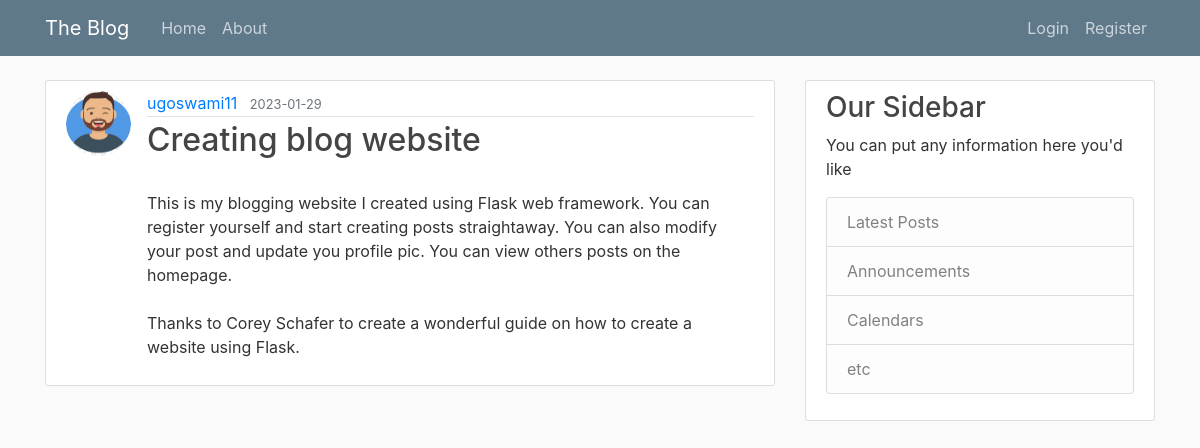
Screenshot of /post/2 with the database file from the repository.
### blog/models.py (models this page shows, shortened)
class User(db.Model, UserMixin):
    id = db.Column(db.Integer, primary_key=True)
    username = db.Column(db.String(20), unique = True, nullable = False )
    email = db.Column(db.String(120), unique = True, nullable = False )
    image_file = db.Column(db.String(20), nullable=False, default='default.jpeg')
    password = db.Column(db.String(60), nullable = False)
    posts = db.relationship('Post', backref='author', lazy=True)

class Post(db.Model):
    id = db.Column(db.Integer, primary_key=True)
    title = db.Column(db.String(100), nullable=False)
    date_posted = db.Column(db.DateTime, nullable = False, default = datetime.utcnow)
    content = db.Column(db.Text, nullable=False)
    user_id = db.Column(db.Integer, db.ForeignKey('user.id'), nullable=False)

### blog/routes.py (the view)
@app.route("/post/<int:post_id>")
def post(post_id):
    post = Post.query.get_or_404(post_id)
    return render_template('post.html', title=post.title, post=post)

### blog/templates/post.html (shortened to what this page needs)
{% extends "layout.html" %}
{% block content %}
        <article class="media content-section">
            <img src="{{ url_for('static', filename='profile_pics/'+ post.author.image_file) }}" alt="" class="rounded-circle article-img">
            <div class="media-body">
                <div class="article-metadata">
                    <a href="{{url_for('user_posts', username=post.author.username)}}" class="mr-2">
                        {{post.author.username}}
                    </a>
                    <small class="text-muted">
                        {{post.date_posted.strftime('%Y-%m-%d')}}
                    </small>
                </div>
                <h2 class="article-title">
                    {{post.title}}
                </h2>
                <p class="article-content">
                    {{post.content}}
                </p>
            </div>
        </article>
{% endblock content %}

### blog/static/main.css (style rules this page uses)
body { background: #fafafa; color: #333333; margin-top: 5rem; }
h1, h2, h3, h4, h5, h6 { color: #444444; }
.content-section { background: #ffffff; padding: 10px 20px; border: 1px solid #dddddd; border-radius: 3px; margin-bottom: 20px; }
.article-title { color: #444444; }
.article-content { white-space: pre-line; }
.article-img { height: 65px; width: 65px; margin-right: 16px; }
.article-metadata { padding-bottom: 1px; margin-bottom: 4px; border-bottom: 1px solid #e3e3e3 }

### rows the page displays
User: image_file (picture), author.username "ugoswami11"
Post: date_posted "2023-01-29", title "Creating blog website", content "This is my blogging website I created using Flask web framework. You can register yourself and start creating posts straightaway. You can also modify your post and update you profile pic. You can view others posts on the homepage. Thanks to Corey Schafer to create a wonderful guide on how to create a website using Flask."
